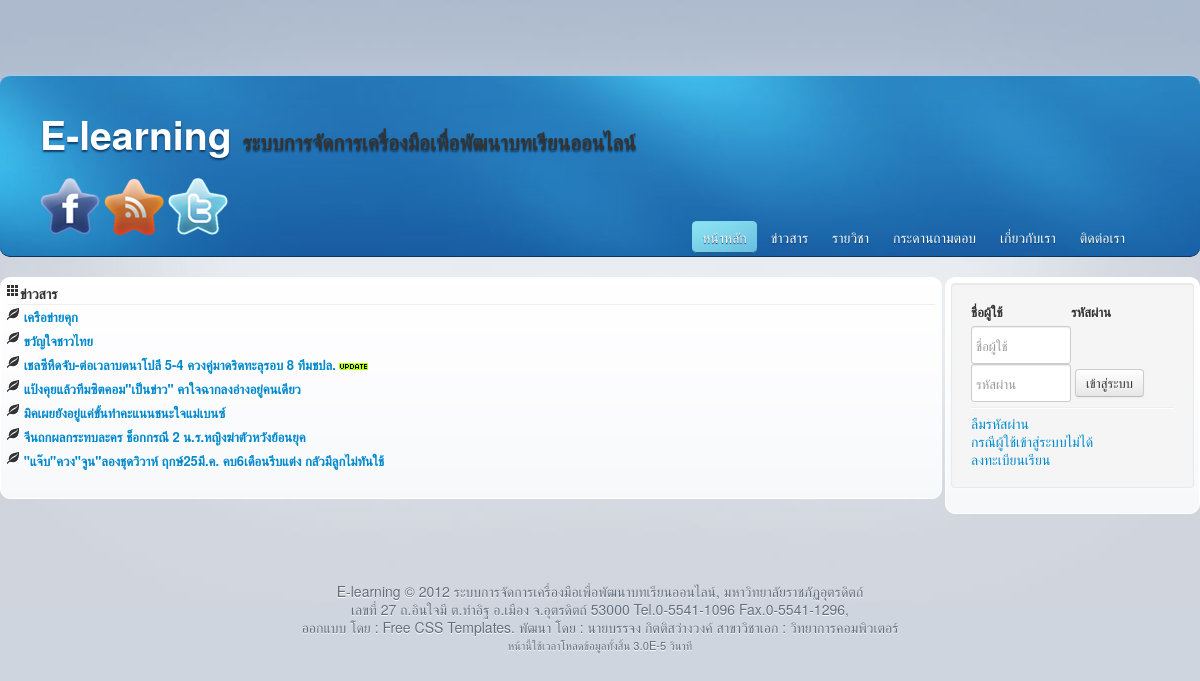
The page /testing/E-MS/index.php on the database its author committed.
### tables this page shows
CREATE TABLE `news` (
  `id` int(7) NOT NULL COMMENT 'ไอดีข่าว',
  `title` varchar(255) NOT NULL COMMENT 'หัวข้อ',
  `content` text NOT NULL COMMENT 'เนื้อหา',
  `create_time` int(11) NOT NULL COMMENT 'วันที่สร้าง',
  `update_time` int(11) NOT NULL COMMENT 'วันที่ปรับปรุง',
  `author_id` int(9) NOT NULL COMMENT 'ผู้ประกาศ',
  `views` smallint(5) NOT NULL COMMENT 'จำนวนเข้าชม'
);

### testing/E-MS/includes/mysql.inc.php (called while the page is built, shortened)
<?php
function QueryDB($sql=""){
	if ($res = mysql_query($sql)){
       return $res;
    }else{
       return false;
    }
}
function FetchDB($sql=""){
    if ($res = @mysql_fetch_assoc($sql)){
        return $res;
    }else{
        return false;
    }
}
?>

### testing/E-MS/modules/index/index.php (the view, shortened to what this page needs)
<h4><i class="icon-th"></i>ข่าวสาร</h4>
<hr style="margin:1.5px;">
<?php
$sql = "SELECT N.id,N.title,N.content,N.create_time,N.update_time,N.views,CONCAT(U.pname,U.fname,' ',U.lname) As fullname FROM ".NEWS." As N LEFT JOIN ".USER." As U ON(N.author_id=U.id) ORDER BY N.update_time DESC LIMIT 7";
$query = QueryDB($sql);
while($rs = FetchDB($query)):
?>
<label><a data-toggle="modal" href="#myNews" id="newsEvent" class="<?php echo $rs['id'];?>"><i class="icon-leaf"></i>&nbsp;<?php echo $rs['title']?></a>&nbsp;<?php echo iconNews($rs['create_time'],$rs['update_time']);?></label>
<?php
endwhile;
?>

### testing/E-MS/includes/function.in.php (shortened to what this page needs)
<?php
function iconNews($ctime="",$utime=""){
	if($ctime < $utime){
		return "<img src=\"images/update.gif\">";
	}else if($ctime === $utime){
		$day = ((TIMES-$ctime)/86400);
		if($day<=7){
			return "<img src=\"images/new.gif\">";
		}
	}else{
		return false;
	}
}
?>

### testing/E-MS/css/style.css (style rules this page uses)
* { margin: 0; padding: 0; }
a { color: #1D68AB; text-decoration: underline; }
html { background: #CFD5DE url(../images/img01.jpg) top left repeat-x; }
body { background: url(../images/img02.jpg) top center no-repeat; line-height: 1.75em; color: #6B7C93; }

### rows shown on the page
news: title "เครือข่ายคุก"
news: title "ขวัญใจชาวไทย"
news: title "เชลซีหืดจับ-ต่อเวลาบดนาโปลี 5-4 ควงคู่มาดริดทะลุรอบ 8 ทีมชปล."
news: title "แป้งคุยแล้วทีมซิตคอม\"เป็นข่าว\" คาใจฉากลงอ่างอยู่คนเดียว"
news: title "มิคเผยยังอยู่แค่ขั้นทำคะแนนชนะใจแม่เบนซ์"
news: title "จีนถกผลกระทบละคร ช็อกกรณี 2 น.ร.หญิงฆ่าตัวหวังย้อนยุค"
news: title "\"แจ๊บ\"ควง\"จูน\"ลองชุดวิวาห์ ฤกษ์25มี.ค. คบ6เดือนรีบแต่ง กลัวมีลูกไม่ทันใช้"

### other values the page prints
SYS_NAME "ระบบการจัดการเครื่องมือเพื่อพัฒนาบทเรียนออนไลน์"
$time "3.0E-5"
